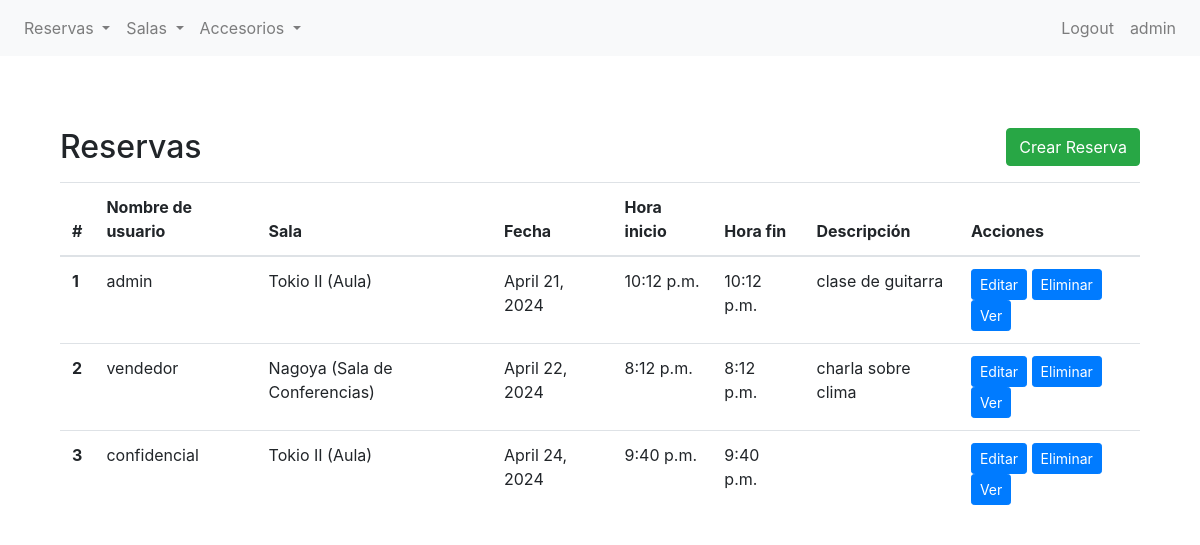
The app's page /bookings/reserva/list/ (signed in) with its own data.
### bookings/models.py (models this page shows, shortened)
class Reserva(models.Model):
    nombre_de_usuario = models.ForeignKey(User, null= True, on_delete= models.SET_NULL)
    sala = models.ForeignKey(Sala, on_delete=models.CASCADE)
    fecha = models.DateField(default=timezone.now)
    hora_inicio = models.TimeField(default=timezone.now)
    hora_fin = models.TimeField(default=timezone.now)
    descripcion = models.TextField(blank=True, null=True)

class Sala(models.Model):
    class Tipo(models.TextChoices):
        AUDITORIO = 'AUD', 'Auditorio'
        SALA_DE_CONFERENCIAS = 'CON', 'Sala de Conferencias'
        AULA = 'AUL', 'Aula'
        LABORATORIO = 'LAB', 'Laboratorio'
    nombre = models.CharField(max_length=40)
    capacidad = models.IntegerField()
    disponible = models.BooleanField(default=True)  # Puedes definir un valor predeterminado si lo deseas
    tipo = models.CharField(
        max_length=3,
        choices=Tipo.choices,
        default=Tipo.AULA,
    )
    def __str__(self):
        return f"{self.nombre} ({self.get_tipo_display()})"

### bookings/views.py (the view)
# urls.py: path("reserva/list/", ReservaListView.as_view(), name= "reserva-list"),
class ReservaListView(LoginRequiredMixin, ListView):
    model = Reserva
    template_name = "bookings/vbc/reserva_list.html"
    context_object_name = "PETERPAN"

### bookings/templates/bookings/vbc/reserva_list.html (shortened to what this page needs)
{% extends 'bookings/base.html' %}
{% block content %}
<section class="py-5">
    <div class="container">
        <div class="d-flex justify-content-between align-items-center mb-3">
            <h2 class="mb-0">Reservas</h2>
            <a href="" class="btn btn-success">Crear Reserva</a>
        </div>
        <table class="table">
            <thead>
                <tr>
                    <th scope="col">#</th>
                    <th scope="col">Nombre de usuario</th>
                    <th scope="col">Sala</th>
                    <th scope="col">Fecha</th>
                    <th scope="col">Hora inicio</th>
                    <th scope="col">Hora fin</th>
                    <th scope="col">Descripción</th>
                    <th scope="col">Acciones</th>
                </tr>
            </thead>
            <tbody>
                {% if PETERPAN %}
                {% for reserva in PETERPAN %}
                <tr>
                    <th scope="row">{{ forloop.counter }}</th>
                    <td>{{ reserva.nombre_de_usuario }}</td>
                    <td>{{ reserva.sala }}</td>
                    <td>{{ reserva.fecha }}</td>
                    <td>{{ reserva.hora_inicio }}</td>
                    <td>{{ reserva.hora_fin }}</td>
                    <td>{{ reserva.descripcion }}</td>
                    <td>
                        <a href="{% url 'reserva-update' reserva.id %}" class="btn btn-primary btn-sm">Editar</a>
                        <a href="{% url 'reserva-delete' reserva.id %}" class="btn btn-primary btn-sm">Eliminar</a>
                        <a href="{% url 'reserva-detail' reserva.id %}" class="btn btn-primary btn-sm">Ver</a>
                    </td>
                </tr>
                {% endfor %}
                {% else %}
                <tr>
                    <td colspan="7">No hay Salas.</td>
                </tr>
                {% endif %}
            </tbody>
        </table>
    </div>
</section>
{% endblock %}

### bookings/templates/bookings/base.html (shortened to what this page needs)
{% load static %}
<!DOCTYPE html>
<html lang="en">
<head>
    <link rel="stylesheet" href="{% static 'bookings/css/bootstrap.css' %}">
</head>
<body>
    <nav class="navbar navbar-expand-lg navbar-light bg-light">
        <div class="collapse navbar-collapse" id="navbarNav">
            {% if user.is_authenticated %}
            <ul class="navbar-nav">
                <li class="nav-item dropdown">
                    <a class="nav-link dropdown-toggle" href="#" id="navbarDropdownMenuLinkReserva" role="button" data-toggle="dropdown" aria-haspopup="true" aria-expanded="false">
                        Reservas
                    </a>
                </li>
                <li class="nav-item dropdown">
                    <a class="nav-link dropdown-toggle" href="#" id="navbarDropdownMenuLinkSala" role="button" data-toggle="dropdown" aria-haspopup="true" aria-expanded="false">
                        Salas
                    </a>
                </li>
                <li class="nav-item dropdown">
                    <a class="nav-link dropdown-toggle" href="#" id="navbarDropdownMenuLinkReserva" role="button" data-toggle="dropdown" aria-haspopup="true" aria-expanded="false">
                        Accesorios
                    </a>
                </li>
            </ul>
            {% endif %}
            <ul class="navbar-nav ml-auto">
                {% if user.is_authenticated %}
                    <li class="nav-item">
                        <a class="nav-link" href="{% url 'logout'%}">Logout</a>
                    </li>
                    <li class="nav-item">
                        <a class="nav-link" href="{% url 'editar-perfil' %}">{{ user }}</a>
                    </li>
                {%endif%}
            </ul>
        </div>
    </nav>
    <div class="container mt-4">
        {% block content %}{% endblock content %}
    </div>
</body>
</html>

### records on screen
Reserva: nombre_de_usuario "admin", sala "Tokio II (Aula)", fecha "April 21, 2024", hora_inicio "10:12 p.m.", hora_fin "10:12 p.m.", descripcion "clase de guitarra"
Reserva: nombre_de_usuario "vendedor", sala "Nagoya (Sala de Conferencias)", fecha "April 22, 2024", hora_inicio "8:12 p.m.", hora_fin "8:12 p.m.", descripcion "charla sobre clima"
Reserva: nombre_de_usuario "confidencial", sala "Tokio II (Aula)", fecha "April 24, 2024", hora_inicio "9:40 p.m.", hora_fin "9:40 p.m."

### other values on screen
{{ user }} "admin"
